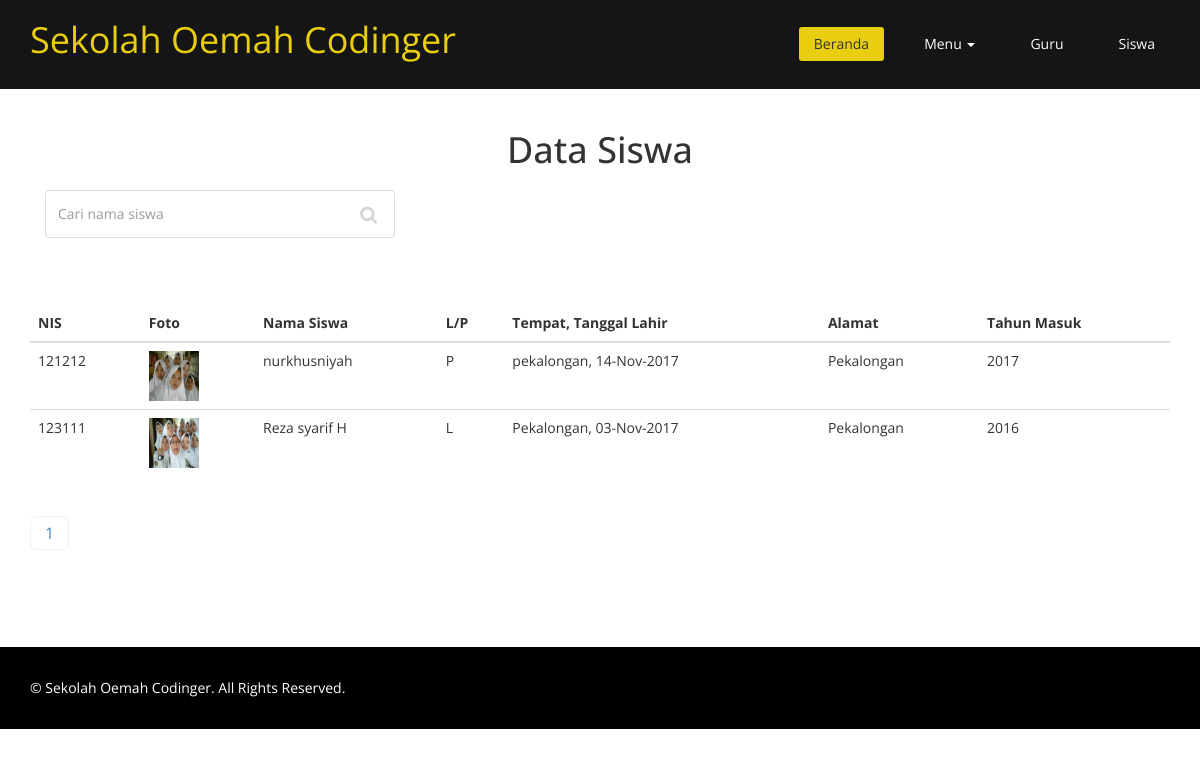
The app's page /index.php?page=siswa with its own data.
### tables this page shows
CREATE TABLE `tb_siswa` (
  `nis` varchar(10) NOT NULL,
  `foto` varchar(50) NOT NULL,
  `nama_siswa` varchar(45) NOT NULL,
  `jk` enum('L','P') NOT NULL,
  `tmp_lahir` varchar(25) NOT NULL,
  `tgl_lahir` date NOT NULL,
  `alamat` text NOT NULL,
  `tahun_masuk` int(4) NOT NULL
);

### siswa.php (the view, shortened to what this page needs)
<section id="about-us">
        <div class="container">
			<div class="skill-wrap clearfix">
				<div class="center wow fadeInDown">
					<h2>Data Siswa</h2>
                    <form class="col-md-4" role="form" method="POST">
                        <input type="text" name="cari" class="form-control search_box" autocomplete="off" placeholder="Cari nama siswa">
                    </form>
                </div>
                </div>
                <table class="table table-responsive table-hover">
                <?php
                    @$cari = $_POST['cari'];
                ?>
                    <thead>
                        <tr>
                            <th>NIS</th>
                            <th>Foto</th>
                            <th>Nama Siswa</th>
                            <th>L/P</th>
                            <th>Tempat, Tanggal Lahir</th>
                            <th>Alamat</th>
                            <th>Tahun Masuk</th>
                        </tr>
                    </thead>
                    <tbody>
                    <?php
                        $halaman = 3;
                        $page = isset($_GET["halaman"]) ? (int)$_GET["halaman"] : 1;
                        $mulai = ($page>1) ? ($page * $halaman) - $halaman : 0;
                        if(!isset($cari)){
                            $sql = mysqli_query($koneksi, "SELECT * FROM tb_siswa LIMIT $mulai, $halaman");
                            $jml = mysqli_query($koneksi, "SELECT * FROM tb_siswa");
                        }else{
                            $sql = mysqli_query($koneksi, "SELECT * FROM tb_siswa WHERE nama_siswa LIKE '%".$cari."%' LIMIT $mulai, $halaman");
                            $jml = mysqli_query($koneksi, "SELECT * FROM tb_siswa WHERE nama_siswa LIKE '%".$cari."%' ");
                        }
                        $total = mysqli_num_rows($jml);
                        $pages = ceil($total/$halaman);
                        while($data = mysqli_fetch_array($sql)){
                    ?>
                        <tr>
                            <td><?php echo $data['nis'] ?></td>
                            <td><img src="images/siswa/<?php echo $data['foto'] ?>" alt="<?php echo $data['foto'] ?>" width=50px height=50px></td>
                            <td><?php echo $data['nama_siswa'] ?></td>
                            <td><?php echo $data['jk'] ?></td>
                            <td><?php echo $data['tmp_lahir'].', '.date('d-M-Y', strtotime($data['tgl_lahir'])) ?></td>
                            <td><?php echo $data['alamat'] ?></td>
                            <td><?php echo $data['tahun_masuk'] ?></td>
                        </tr>
                        <?php } ?>
                    </tbody>
                </table>
                <div class="row">
                        <div class="col-md-12">
                        <ul class="pagination pagination-lg">
                          <?php for ($i=1; $i<=$pages ; $i++){ ?>
                          <li><a href="?page=siswa&halaman=<?php echo $i; ?>"><?php echo $i; ?></a></li>
                          <?php } ?>
                        </ul>
                        </div>
                    </div>
			</div>
</section>

### css/style.css (style rules this page uses)
body { background: #fff; font-family:'Open Sans', Arial, sans-serif; color:#333; line-height:1.6em; }
h1, h2, h3, h4, h5, h6 { font-weight:500; font-family:'Open Sans', Arial, sans-serif; color:#333; }
h2 { font-size: 20px; }
a { color: #E8CE0E; -webkit-transition: color 300ms, background-color 300ms; -moz-transition: color 300ms, background-color 300ms; -o-transition: color 300ms, background-color 300ms; transition: color 300ms, background-color 300ms; }
.center h2 { font-size: 36px; margin-top: 0; margin-bottom: 20px; }
body > section { padding: 70px 0; }
.center { text-align: center; padding-bottom: 55px; }
.skill-wrap { display: block; overflow: hidden; margin: 60px 0; }
ul.pagination > li > a { border: 1px solid #F1F1F1; margin-right:5px; border-radius: 5px; font-size: 16px; padding: 5px 14px; }
.search_box { background-image: url("../images/search_icon.png"); background-position: 314px 15px; background-repeat: no-repeat; border-color: #DEDEDE; height: 48px; outline: medium none; box-shadow: none; }

### records on screen
tb_siswa: nis "121212", foto (picture), nama_siswa "nurkhusniyah", jk "P", tmp_lahir "pekalongan", tgl_lahir "14-Nov-2017", alamat "Pekalongan", tahun_masuk "2017"
tb_siswa: nis "123111", foto (picture), nama_siswa "Reza syarif H", jk "L", tmp_lahir "Pekalongan", tgl_lahir "03-Nov-2017", alamat "Pekalongan", tahun_masuk "2016"
